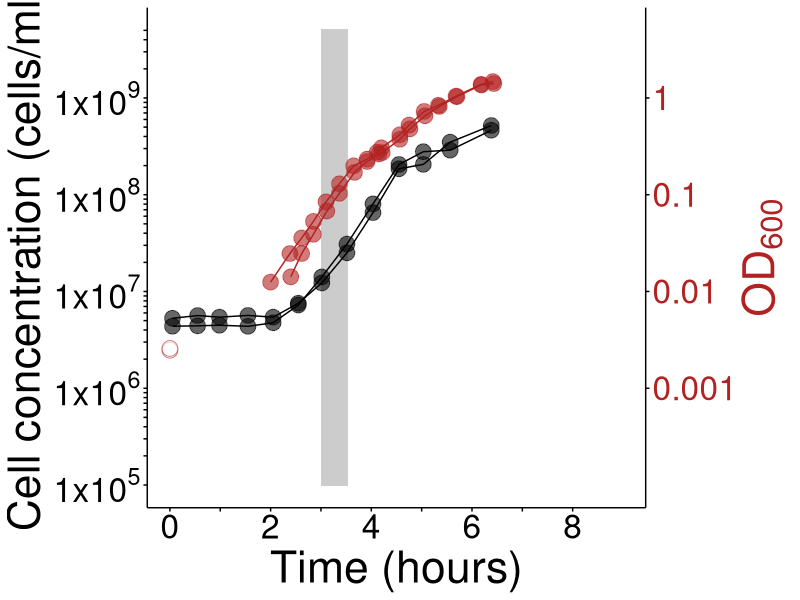

This chart was generated by the following R code:
#
require(ggplot2)
#
#Load data
#set the path in the line below to wherever you store the data locally
data_fig1h <- read.csv("Fig1h_withMetadata.csv", header = T)
data_fig1h
#
#split data into secondary datasets (only OD and only cell conc) for use in geom_line to connect consecutive datapoints with a line
data_fig1h_onlyOD <- data_fig1h[1:42,]
data_fig1h_onlycellconc <- data_fig1h[43:68,]
#
#Plots
#
expected_OD <- data.frame(exp_y = c(2.4727*1E6, 2.5781*1E6), exp_x = c(0,0)) 
#
Fig1H <- ggplot(data = data_fig1h, aes(x = Time_hrs)) +geom_rect(aes(xmin = 181/60, xmax = 211/60, ymin = 1E5, ymax = 5E9), colour = "gray80", fill = "gray80") +geom_point(aes(y = conc_dilcorr), fill = "black", size = 5, alpha = 0.6, shape = 21) +geom_point(aes(y = OD600_bkgcorr_dilcorr*1E9), shape = 21, size = 5, alpha = 0.6, colour = "firebrick", fill = "firebrick") +geom_point(data = expected_OD, aes(y = exp_y, x = exp_x), colour = "firebrick", fill = "white", size = 5, alpha = 0.6, shape = 21) +geom_line(data = data_fig1h_onlycellconc, aes(y = conc_dilcorr, group = as.factor(Culture)), linetype = "solid") +geom_line(data = data_fig1h_onlyOD, aes(y = OD600_bkgcorr_dilcorr*1E9, group = as.factor(Culture)), linetype = "solid", colour = "firebrick") +scale_x_continuous(limits = c(0, 9), breaks = seq(0, 8, 1), labels = c(0,"", 2,"", 4,"", 6, "", 8)) +scale_y_continuous(limits = c(1E5, 5E9), breaks = c(1E5, 2E5, 3E5, 4E5, 5E5, 6E5, 7E5, 8E5, 9E5, 1E6, 2E6, 3E6, 4E6, 5E6, 6E6, 7E6, 8E6, 9E6, 1E7, 2E7, 3E7, 4E7, 5E7, 6E7, 7E7, 8E7, 9E7, 1E8, 2E8, 3E8, 4E8, 5E8, 6E8, 7E8, 8E8, 9E8, 1E9, 2E9, 3E9, 4E9, 5E9), labels = c(expression("1x10"^5), "", "", "", "", "", "", "", "", expression("1x10"^6),"", "", "", "", "", "", "", "", expression("1x10"^7), "", "", "", "", "", "", "", "", expression("1x10"^8),"", "", "", "", "", "", "", "", expression("1x10"^9), "", "", "", ""), trans = "log", name = "Cell concentration (cells/ml)", sec.axis = sec_axis(trans = ~.*1, breaks = c(1E6, 1E7, 1E8, 1E9), labels = c(0.001, 0.01, 0.1, 1),name = expression("OD"[600]))) + xlab('Time (hours)') + theme(legend.position = "none", strip.background = element_blank(), strip.text = element_blank(), panel.background = element_blank(), axis.line.x = element_line(colour = "black"), axis.line.y = element_line(colour = "black"), axis.ticks = element_line(colour = "black"), panel.grid.minor = element_blank(), panel.grid.major = element_blank(), axis.text.y = element_text(colour = "black", size = 24), axis.text.y.right = element_text(colour = "firebrick", size = 24), axis.text.x = element_text(colour = "black", size = 24), axis.title.y = element_text(size = 32, angle = 90), axis.title.y.right = element_text(size = 32, angle = 90, colour = "firebrick"), axis.title.x = element_text(size = 32))
Fig1H